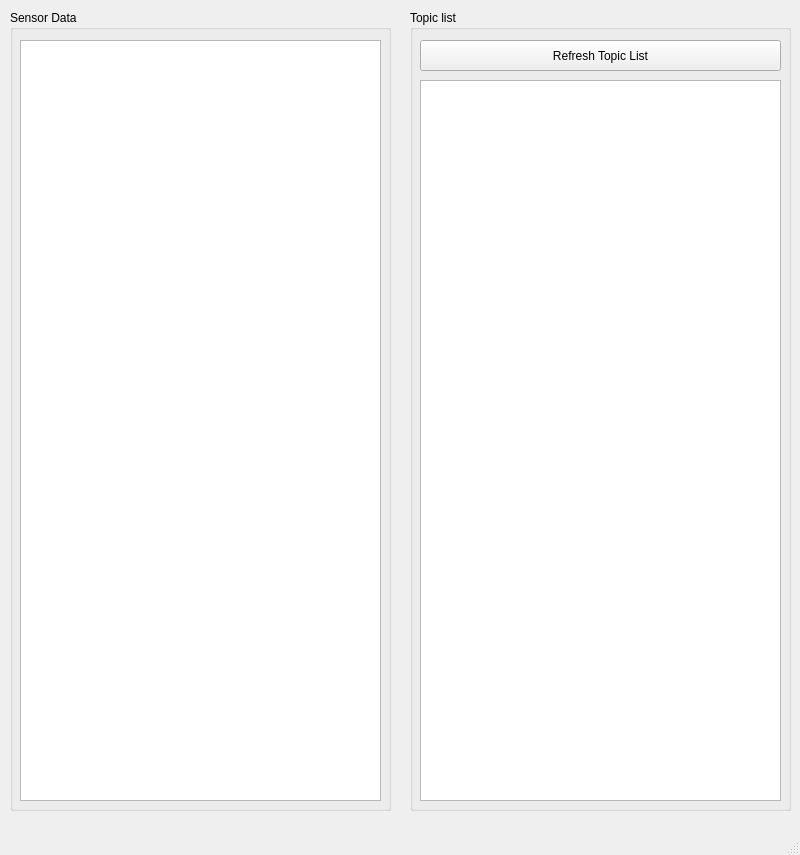
<?xml version="1.0" encoding="UTF-8"?>
<ui version="4.0">
 <class>MainWindow</class>
 <widget class="QMainWindow" name="MainWindow">
  <property name="geometry">
   <rect>
    <x>0</x>
    <y>0</y>
    <width>800</width>
    <height>855</height>
   </rect>
  </property>
  <property name="windowTitle">
   <string>Go2 Control Panel</string>
  </property>
  <widget class="QWidget" name="centralwidget">
   <widget class="QGroupBox" name="sensor_data">
    <property name="geometry">
     <rect>
      <x>10</x>
      <y>10</y>
      <width>381</width>
      <height>801</height>
     </rect>
    </property>
    <property name="title">
     <string>Sensor Data</string>
    </property>
    <widget class="QTextBrowser" name="sensor_data_viewer">
     <property name="geometry">
      <rect>
       <x>10</x>
       <y>30</y>
       <width>361</width>
       <height>761</height>
      </rect>
     </property>
    </widget>
   </widget>
   <widget class="QGroupBox" name="topic_list">
    <property name="geometry">
     <rect>
      <x>410</x>
      <y>10</y>
      <width>381</width>
      <height>801</height>
     </rect>
    </property>
    <property name="title">
     <string>Topic list</string>
    </property>
    <widget class="QTextBrowser" name="topic_list_viewer">
     <property name="geometry">
      <rect>
       <x>10</x>
       <y>70</y>
       <width>361</width>
       <height>721</height>
      </rect>
     </property>
    </widget>
    <widget class="QPushButton" name="topic_list_button">
     <property name="geometry">
      <rect>
       <x>10</x>
       <y>30</y>
       <width>361</width>
       <height>31</height>
      </rect>
     </property>
     <property name="text">
      <string>Refresh Topic List</string>
     </property>
    </widget>
   </widget>
  </widget>
  <widget class="QStatusBar" name="statusbar"/>
 </widget>
 <resources/>
 <connections/>
</ui>
